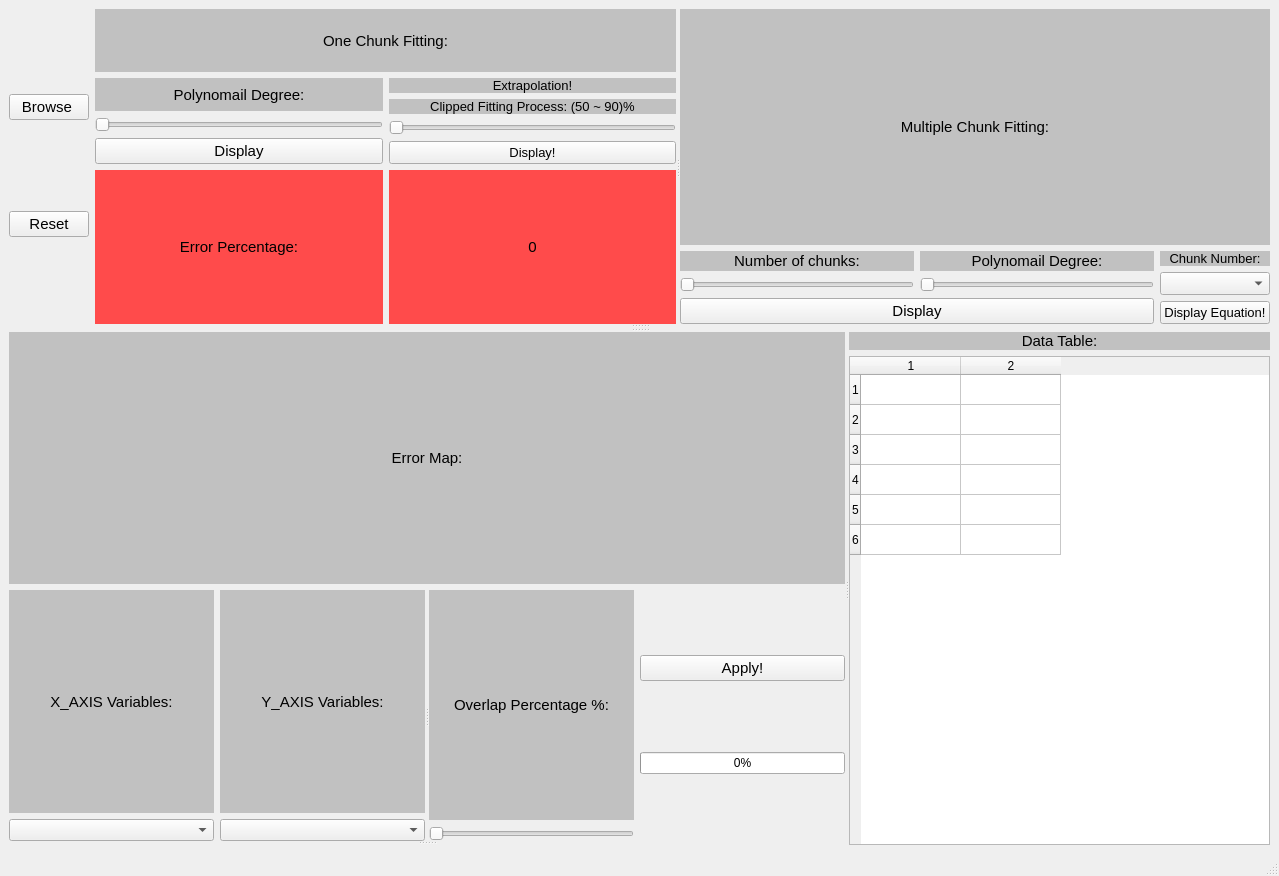
<?xml version="1.0" encoding="UTF-8"?>
<ui version="4.0">
 <class>MainWindow</class>
 <widget class="QMainWindow" name="MainWindow">
  <property name="geometry">
   <rect>
    <x>0</x>
    <y>0</y>
    <width>1279</width>
    <height>876</height>
   </rect>
  </property>
  <property name="windowTitle">
   <string>Curve Fitting and Interpolation</string>
  </property>
  <property name="windowIcon">
   <iconset>
    <normaloff>curve.png</normaloff>curve.png</iconset>
  </property>
  <widget class="QWidget" name="centralwidget">
   <layout class="QHBoxLayout" name="horizontalLayout_10">
    <item>
     <widget class="QSplitter" name="splitter_6">
      <property name="orientation">
       <enum>Qt::Vertical</enum>
      </property>
      <widget class="QSplitter" name="splitter_2">
       <property name="orientation">
        <enum>Qt::Vertical</enum>
       </property>
       <widget class="QSplitter" name="splitter">
        <property name="orientation">
         <enum>Qt::Horizontal</enum>
        </property>
        <widget class="QWidget" name="layoutWidget">
         <layout class="QHBoxLayout" name="horizontalLayout_2">
          <item>
           <layout class="QVBoxLayout" name="verticalLayout_7">
            <item>
             <widget class="QPushButton" name="browse_button">
              <property name="font">
               <font>
                <pointsize>11</pointsize>
               </font>
              </property>
              <property name="text">
               <string>Browse </string>
              </property>
             </widget>
            </item>
            <item>
             <widget class="QPushButton" name="pushButton_2">
              <property name="font">
               <font>
                <pointsize>11</pointsize>
               </font>
              </property>
              <property name="text">
               <string>Reset</string>
              </property>
             </widget>
            </item>
           </layout>
          </item>
          <item>
           <layout class="QVBoxLayout" name="verticalLayout_2">
            <item>
             <layout class="QVBoxLayout" name="verticalLayout_19">
              <item>
               <widget class="QLabel" name="label_2">
                <property name="font">
                 <font>
                  <pointsize>11</pointsize>
                 </font>
                </property>
                <property name="styleSheet">
                 <string notr="true">background-color: rgb(193,193,193)</string>
                </property>
                <property name="text">
                 <string>One Chunk Fitting:</string>
                </property>
                <property name="alignment">
                 <set>Qt::AlignCenter</set>
                </property>
               </widget>
              </item>
              <item>
               <layout class="QHBoxLayout" name="horizontalLayout_8">
                <item>
                 <layout class="QVBoxLayout" name="verticalLayout_17">
                  <item>
                   <widget class="QLabel" name="label_7">
                    <property name="font">
                     <font>
                      <pointsize>11</pointsize>
                     </font>
                    </property>
                    <property name="styleSheet">
                     <string notr="true">background-color: rgb(193,193,193)</string>
                    </property>
                    <property name="text">
                     <string>Polynomail Degree:</string>
                    </property>
                    <property name="alignment">
                     <set>Qt::AlignCenter</set>
                    </property>
                   </widget>
                  </item>
                  <item>
                   <widget class="QSlider" name="horizontalSlider">
                    <property name="orientation">
                     <enum>Qt::Horizontal</enum>
                    </property>
                   </widget>
                  </item>
                  <item>
                   <widget class="QPushButton" name="one_main_chunk_button">
                    <property name="font">
                     <font>
                      <pointsize>11</pointsize>
                     </font>
                    </property>
                    <property name="text">
                     <string>Display</string>
                    </property>
                   </widget>
                  </item>
                 </layout>
                </item>
                <item>
                 <layout class="QVBoxLayout" name="verticalLayout_18">
                  <item>
                   <widget class="QLabel" name="label_12">
                    <property name="font">
                     <font>
                      <pointsize>10</pointsize>
                     </font>
                    </property>
                    <property name="styleSheet">
                     <string notr="true">background-color: rgb(193,193,193)
</string>
                    </property>
                    <property name="text">
                     <string>Extrapolation!</string>
                    </property>
                    <property name="alignment">
                     <set>Qt::AlignCenter</set>
                    </property>
                   </widget>
                  </item>
                  <item>
                   <widget class="QLabel" name="label_15">
                    <property name="font">
                     <font>
                      <pointsize>10</pointsize>
                     </font>
                    </property>
                    <property name="styleSheet">
                     <string notr="true">background-color: rgb(193,193,193)
</string>
                    </property>
                    <property name="text">
                     <string>Clipped Fitting Process: (50 ~ 90)%</string>
                    </property>
                    <property name="alignment">
                     <set>Qt::AlignCenter</set>
                    </property>
                   </widget>
                  </item>
                  <item>
                   <widget class="QSlider" name="extrapolation_slider">
                    <property name="orientation">
                     <enum>Qt::Horizontal</enum>
                    </property>
                   </widget>
                  </item>
                  <item>
                   <widget class="QPushButton" name="pushButton_5">
                    <property name="font">
                     <font>
                      <pointsize>10</pointsize>
                     </font>
                    </property>
                    <property name="text">
                     <string>Display!</string>
                    </property>
                   </widget>
                  </item>
                 </layout>
                </item>
               </layout>
              </item>
             </layout>
            </item>
            <item>
             <layout class="QHBoxLayout" name="horizontalLayout_9">
              <item>
               <widget class="QLabel" name="label_13">
                <property name="font">
                 <font>
                  <pointsize>11</pointsize>
                 </font>
                </property>
                <property name="styleSheet">
                 <string notr="true">background-color: rgb(255,75,75)</string>
                </property>
                <property name="text">
                 <string>Error Percentage:</string>
                </property>
                <property name="alignment">
                 <set>Qt::AlignCenter</set>
                </property>
               </widget>
              </item>
              <item>
               <widget class="QLabel" name="label_14">
                <property name="font">
                 <font>
                  <pointsize>11</pointsize>
                 </font>
                </property>
                <property name="styleSheet">
                 <string notr="true">background-color: rgb(255,75,75)</string>
                </property>
                <property name="text">
                 <string>0</string>
                </property>
                <property name="alignment">
                 <set>Qt::AlignCenter</set>
                </property>
               </widget>
              </item>
             </layout>
            </item>
           </layout>
          </item>
         </layout>
        </widget>
        <widget class="QWidget" name="layoutWidget">
         <layout class="QVBoxLayout" name="verticalLayout_16">
          <item>
           <layout class="QVBoxLayout" name="verticalLayout_15">
            <item>
             <widget class="QLabel" name="label_3">
              <property name="font">
               <font>
                <pointsize>11</pointsize>
               </font>
              </property>
              <property name="styleSheet">
               <string notr="true">background-color: rgb(193,193,193);
font:'Arial';</string>
              </property>
              <property name="text">
               <string>Multiple Chunk Fitting:</string>
              </property>
              <property name="alignment">
               <set>Qt::AlignCenter</set>
              </property>
             </widget>
            </item>
            <item>
             <layout class="QHBoxLayout" name="horizontalLayout_7">
              <item>
               <layout class="QHBoxLayout" name="horizontalLayout_6">
                <item>
                 <layout class="QVBoxLayout" name="verticalLayout_6">
                  <item>
                   <layout class="QHBoxLayout" name="horizontalLayout">
                    <item>
                     <layout class="QVBoxLayout" name="verticalLayout_3">
                      <item>
                       <widget class="QLabel" name="label">
                        <property name="font">
                         <font>
                          <pointsize>11</pointsize>
                         </font>
                        </property>
                        <property name="styleSheet">
                         <string notr="true">background-color: rgb(193,193,193)</string>
                        </property>
                        <property name="text">
                         <string>Number of chunks:</string>
                        </property>
                        <property name="alignment">
                         <set>Qt::AlignCenter</set>
                        </property>
                       </widget>
                      </item>
                      <item>
                       <widget class="QSlider" name="num_of_chunks_slider">
                        <property name="orientation">
                         <enum>Qt::Horizontal</enum>
                        </property>
                       </widget>
                      </item>
                     </layout>
                    </item>
                    <item>
                     <layout class="QVBoxLayout" name="verticalLayout_4">
                      <item>
                       <widget class="QLabel" name="label_8">
                        <property name="font">
                         <font>
                          <pointsize>11</pointsize>
                         </font>
                        </property>
                        <property name="styleSheet">
                         <string notr="true">background-color: rgb(193,193,193)
</string>
                        </property>
                        <property name="text">
                         <string>Polynomail Degree:</string>
                        </property>
                        <property name="alignment">
                         <set>Qt::AlignCenter</set>
                        </property>
                       </widget>
                      </item>
                      <item>
                       <widget class="QSlider" name="poly_degree_slider">
                        <property name="orientation">
                         <enum>Qt::Horizontal</enum>
                        </property>
                       </widget>
                      </item>
                     </layout>
                    </item>
                   </layout>
                  </item>
                  <item>
                   <widget class="QPushButton" name="pushButton_3">
                    <property name="font">
                     <font>
                      <pointsize>11</pointsize>
                     </font>
                    </property>
                    <property name="text">
                     <string>Display</string>
                    </property>
                   </widget>
                  </item>
                 </layout>
                </item>
                <item>
                 <layout class="QVBoxLayout" name="verticalLayout_14">
                  <item>
                   <widget class="QLabel" name="label_11">
                    <property name="font">
                     <font>
                      <pointsize>10</pointsize>
                     </font>
                    </property>
                    <property name="styleSheet">
                     <string notr="true">background-color: rgb(193,193,193)
</string>
                    </property>
                    <property name="text">
                     <string>Chunk Number:</string>
                    </property>
                    <property name="alignment">
                     <set>Qt::AlignCenter</set>
                    </property>
                   </widget>
                  </item>
                  <item>
                   <widget class="QComboBox" name="comboBox_3">
                    <property name="font">
                     <font>
                      <pointsize>10</pointsize>
                     </font>
                    </property>
                   </widget>
                  </item>
                  <item>
                   <widget class="QPushButton" name="pushButton_4">
                    <property name="font">
                     <font>
                      <pointsize>10</pointsize>
                     </font>
                    </property>
                    <property name="text">
                     <string>Display Equation!</string>
                    </property>
                   </widget>
                  </item>
                 </layout>
                </item>
               </layout>
              </item>
              <item>
               <layout class="QVBoxLayout" name="verticalLayout_5"/>
              </item>
             </layout>
            </item>
           </layout>
          </item>
          <item>
           <layout class="QHBoxLayout" name="horizontalLayout_4"/>
          </item>
         </layout>
        </widget>
       </widget>
       <widget class="QWidget" name="verticalLayoutWidget">
        <layout class="QVBoxLayout" name="main_graph_layout"/>
       </widget>
      </widget>
      <widget class="QSplitter" name="splitter_5">
       <property name="orientation">
        <enum>Qt::Horizontal</enum>
       </property>
       <widget class="QSplitter" name="splitter_4">
        <property name="orientation">
         <enum>Qt::Vertical</enum>
        </property>
        <widget class="QWidget" name="layoutWidget">
         <layout class="QVBoxLayout" name="verticalLayout_13">
          <item>
           <widget class="QLabel" name="label_4">
            <property name="font">
             <font>
              <pointsize>11</pointsize>
             </font>
            </property>
            <property name="styleSheet">
             <string notr="true">background-color: rgb(193,193,193)</string>
            </property>
            <property name="text">
             <string>Error Map:</string>
            </property>
            <property name="alignment">
             <set>Qt::AlignCenter</set>
            </property>
           </widget>
          </item>
          <item>
           <widget class="QSplitter" name="splitter_3">
            <property name="orientation">
             <enum>Qt::Horizontal</enum>
            </property>
            <widget class="QWidget" name="layoutWidget">
             <layout class="QHBoxLayout" name="horizontalLayout_3">
              <item>
               <layout class="QVBoxLayout" name="verticalLayout_8">
                <item>
                 <widget class="QLabel" name="label_5">
                  <property name="font">
                   <font>
                    <pointsize>11</pointsize>
                   </font>
                  </property>
                  <property name="styleSheet">
                   <string notr="true">background-color: rgb(193,193,193)</string>
                  </property>
                  <property name="text">
                   <string>X_AXIS Variables:</string>
                  </property>
                  <property name="alignment">
                   <set>Qt::AlignCenter</set>
                  </property>
                 </widget>
                </item>
                <item>
                 <widget class="QComboBox" name="comboBox">
                  <property name="font">
                   <font>
                    <pointsize>9</pointsize>
                   </font>
                  </property>
                 </widget>
                </item>
               </layout>
              </item>
              <item>
               <layout class="QVBoxLayout" name="verticalLayout_9">
                <item>
                 <widget class="QLabel" name="label_6">
                  <property name="font">
                   <font>
                    <pointsize>11</pointsize>
                   </font>
                  </property>
                  <property name="styleSheet">
                   <string notr="true">background-color: rgb(193,193,193)</string>
                  </property>
                  <property name="text">
                   <string>Y_AXIS Variables:</string>
                  </property>
                  <property name="alignment">
                   <set>Qt::AlignCenter</set>
                  </property>
                 </widget>
                </item>
                <item>
                 <widget class="QComboBox" name="comboBox_2">
                  <property name="font">
                   <font>
                    <pointsize>9</pointsize>
                   </font>
                  </property>
                 </widget>
                </item>
               </layout>
              </item>
             </layout>
            </widget>
            <widget class="QWidget" name="layoutWidget">
             <layout class="QHBoxLayout" name="horizontalLayout_5">
              <item>
               <layout class="QVBoxLayout" name="verticalLayout_10">
                <item>
                 <widget class="QLabel" name="label_9">
                  <property name="font">
                   <font>
                    <pointsize>11</pointsize>
                   </font>
                  </property>
                  <property name="styleSheet">
                   <string notr="true">background-color: rgb(193,193,193)</string>
                  </property>
                  <property name="text">
                   <string>Overlap Percentage %:</string>
                  </property>
                  <property name="alignment">
                   <set>Qt::AlignCenter</set>
                  </property>
                 </widget>
                </item>
                <item>
                 <widget class="QSlider" name="overlap_slider">
                  <property name="orientation">
                   <enum>Qt::Horizontal</enum>
                  </property>
                 </widget>
                </item>
               </layout>
              </item>
              <item>
               <layout class="QVBoxLayout" name="verticalLayout_11">
                <item>
                 <widget class="QPushButton" name="pushButton">
                  <property name="font">
                   <font>
                    <pointsize>11</pointsize>
                   </font>
                  </property>
                  <property name="text">
                   <string>Apply!</string>
                  </property>
                 </widget>
                </item>
                <item>
                 <widget class="QProgressBar" name="progressBar">
                  <property name="value">
                   <number>0</number>
                  </property>
                  <property name="orientation">
                   <enum>Qt::Horizontal</enum>
                  </property>
                 </widget>
                </item>
               </layout>
              </item>
             </layout>
            </widget>
           </widget>
          </item>
         </layout>
        </widget>
        <widget class="QWidget" name="verticalLayoutWidget_2">
         <layout class="QVBoxLayout" name="verticalLayout"/>
        </widget>
       </widget>
       <widget class="QWidget" name="layoutWidget">
        <layout class="QVBoxLayout" name="verticalLayout_12">
         <item>
          <widget class="QLabel" name="label_10">
           <property name="font">
            <font>
             <pointsize>11</pointsize>
            </font>
           </property>
           <property name="styleSheet">
            <string notr="true">background-color: rgb(193,193,193)</string>
           </property>
           <property name="text">
            <string>Data Table:</string>
           </property>
           <property name="alignment">
            <set>Qt::AlignCenter</set>
           </property>
          </widget>
         </item>
         <item>
          <widget class="QTableWidget" name="tableWidget">
           <property name="rowCount">
            <number>6</number>
           </property>
           <property name="columnCount">
            <number>2</number>
           </property>
           <row/>
           <row/>
           <row/>
           <row/>
           <row/>
           <row/>
           <column/>
           <column/>
          </widget>
         </item>
        </layout>
       </widget>
      </widget>
     </widget>
    </item>
   </layout>
  </widget>
  <widget class="QMenuBar" name="menubar">
   <property name="geometry">
    <rect>
     <x>0</x>
     <y>0</y>
     <width>1279</width>
     <height>26</height>
    </rect>
   </property>
  </widget>
  <widget class="QStatusBar" name="statusbar"/>
 </widget>
 <resources/>
 <connections/>
</ui>
